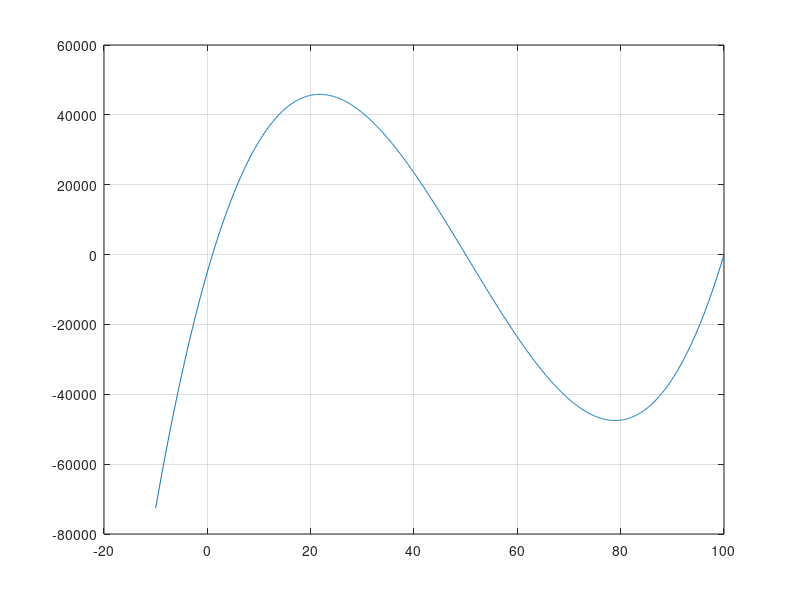

This chart was generated by the following MATLAB code:
close all
clear all
clc
f=@(x)(x^3-x^2.*151+x.*5150-5000);
xl=[-10 20 80];
xu=[10 70 120];
xt=10^(-4);
int=[0 0 0];
n=length(xl);
for i=1:n
xf=xu-(((f(xu(i))))*(xl(i)-xu(i))/(f(xl(i))-f(xu(i))));
end
while abs(f(xf(i)))>=xt
    int=int+1;
    xm=(xl(i)+xu(i))/2;
    if(f(xl(i))*f(xf(i)))>0
        xl(i)=xf(i);
    else
        xu(i)=xf(i);
    end
    xf=xu-(((f(xu(i))))*(xl(i)-xu(i))/(f(xl(i))-f(xu(i))));
end
int
xf
xft=-10:0.1:100;
p=[1 -151 5150 -5000];
y=polyval(p,xft);
plot(xft,y)
grid on
